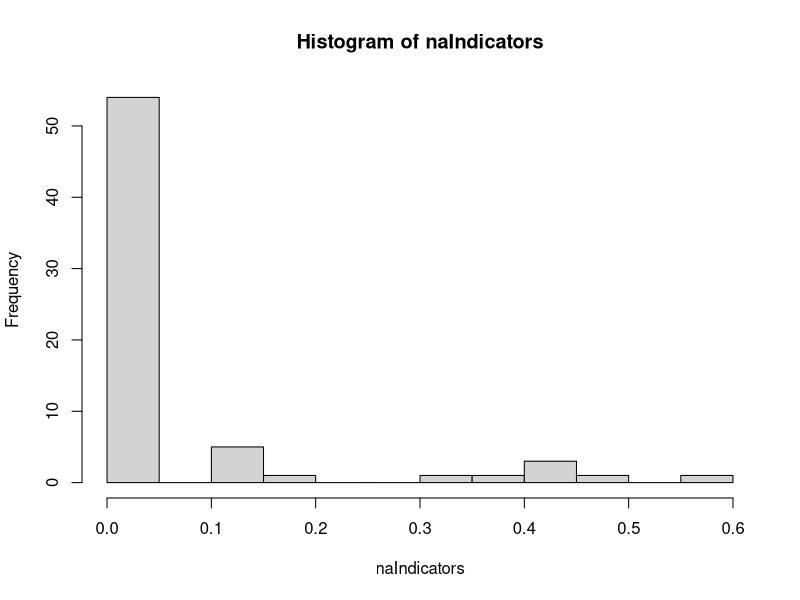
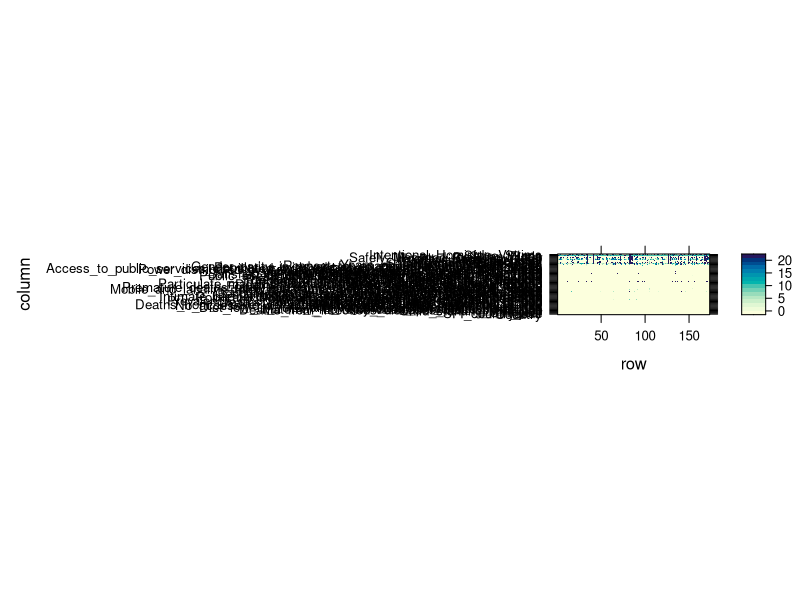
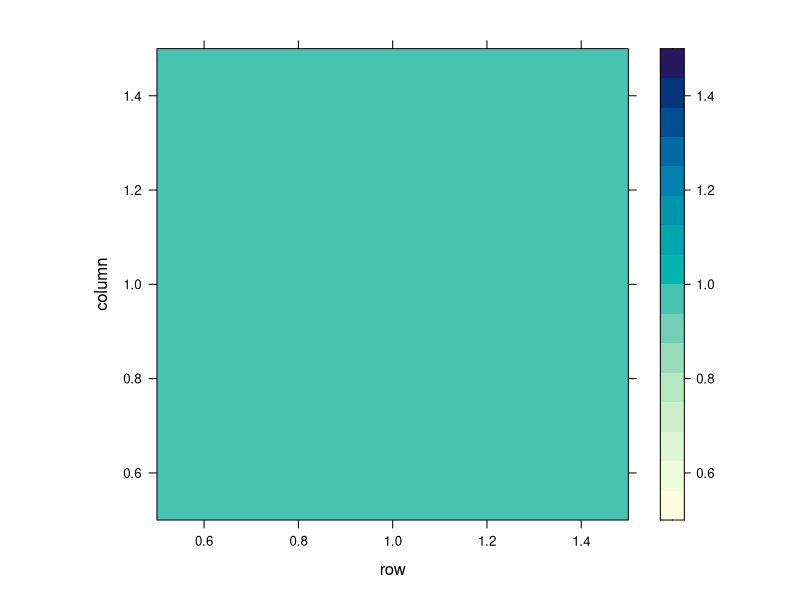
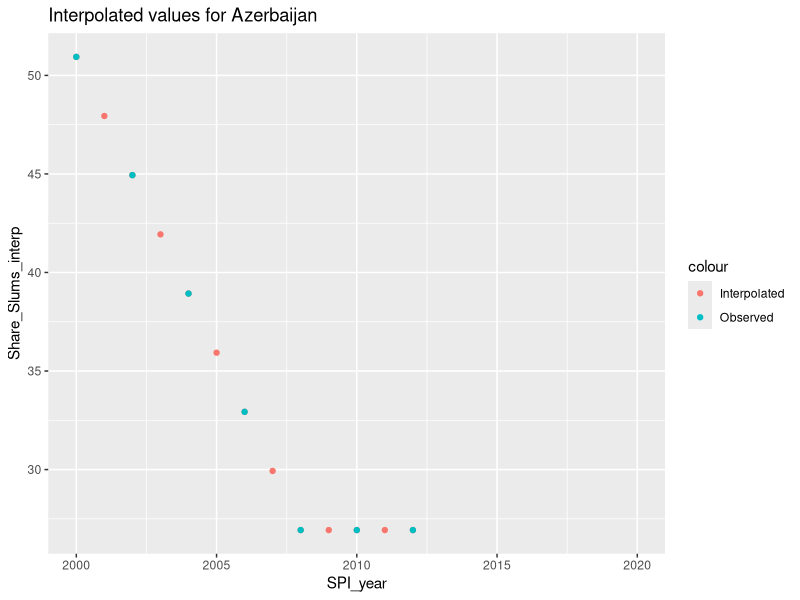

These figures' R source, in order: (Note: this script raises an error after producing the figures.)
#Import libraries 
library(mice)
library(dplyr)
library(lattice)
library(tidyr)

#Load data
data <- read.csv("extendedData.csv")%>%
  select(-X)

#Descriptive analysis -----------------------------------
nYears <- length(unique(data$SPI_year))
nCountries <- length(unique(data$Country))
nIndicators <- length(colnames(data)) - 4 #-identifiers

#Overview of missing data per indicator and per countrye
naIndicators <- data%>%
  is.na()%>%
  colSums()/(nYears*nCountries)
hist(naIndicators,breaks=20)

naOverview <- data%>%
  group_by(Country)%>%
  summarise_all(~sum(is.na(.)))

levelplot(as.matrix(naOverview))


#Correlation matrix of missingness
naData <- as.integer(is.na(data))
levelplot(cor(as.matrix(naData)))

#Iputation of Share slums by linear interpolation ----------------------------------------
#Imputation of Share slums is linear interpolation if surrounding years are observed
library(zoo)
df_interpolated <- data %>%
  group_by(Country) %>%
  arrange(SPI_year) %>%
  mutate(Share_Slums_interp = na.approx(Share_Slums, x = SPI_year, na.rm = FALSE)) %>%
  ungroup()

#Visually inspect interpolations
C <- unique(data$Country)[9]
library(ggplot2)
ggplot()+
  geom_point(data=df_interpolated%>%filter(Country==C),aes(x=SPI_year,y=Share_Slums_interp,color="Interpolated"))+
  geom_point(data=data%>%filter(Country==C),aes(x=SPI_year,y=Share_Slums,color="Observed"))+
  labs(title=paste("Interpolated values for",C))

#Incorporate changes
data <- data %>%
group_by(Country) %>%
  arrange(SPI_year) %>%
  mutate(Share_Slums = na.approx(Share_Slums, x = SPI_year, na.rm = FALSE)) %>%
  ungroup()

#Setup mice for imputations---------------------------------------------------
#Convert data to wide format to include time dependency
indicator_list <- colnames(data)[5:ncol(data)]
data_wide <- data %>%
  pivot_wider(names_from = SPI_year, values_from = all_of(indicator_list), names_sep = "yearID")

#Initialize predictor matrix excluding categorical values
pred <- quickpred(data_wide,
                  mincor=0.6,
                  minpuc =0.9,
                  method = "pearson",
                  exclude = c("Country_0","SPI_countrycode_1")
)
table(rowSums(pred)) #100-1000 parameters for each model is too much

# library(qgraph)
colors <-rgb(colSums(is.na(data[,c(2,5:length(data))]))>0,
             colSums(is.na(data[,c(2,5:length(data))]))>0,
             colSums(is.na(data[,c(2,5:length(data))]))>0)

par(mfrow=c(1,1))
corr <- cor(data[,5:ncol(data)],use="complete.obs")
labels <- 5:ncol(data)
qgraph(corr, layout="spring",threshold= 0,
       labels=labels,
       vsize=3.5,repulsion=0.75,
       color = colors)
keep <- colnames(data)[c(5,7,12,22,31,33,40,50)]

# #Lighthouse approach
# for (var in rownames(pred)) {
#   #Disregard variables without missing values
#   if (sum(pred[var,]) == 0) {next}
#   #Disregard non numeric columns
#   if (var == "Country_0" || var == "SPI_countrycode_1" || var =="Region_3") {next}
# 
#   #Exclude all variables from other years
#   var_name <- substr(var,1,nchar(var)-4)
#   year <- substr(var,nchar(var)-3,nchar(var))
#   othr_yrs <- grep(paste0("*",year),rownames(pred), invert=TRUE)
#   pred[var,othr_yrs] <-0
# 
#   #Set up lighthouse
#   if (as.numeric(year)%% 2 ==1){
#     var_othr_yrs <- paste0(var_name,c(2000:year)) #If uneven predict without lighthouse
#   } else{
#     var_othr_yrs <- paste0(var_name,c(2000:year,2020)) #If even predict with lighthouse
#   }
#   if(year ==2020){
#     var_othr_yrs <- var_othr_yrs[rep(c(FALSE,TRUE),10)] # use uneven years to predict lighthouse
#   }
# 
#   if(var_name %in% c("Vulnerable_employment_43yearID","Protein_supply_58yearID")){
#     var_othr_yrs <- paste0(var_name,c(2000:year))
#   }
# 
#   pred[var,var_othr_yrs] <- 1
#   pred[var,var] <- 0
# 
#   #Include "keep" variables for the current year
#   pred[var,paste0(keep,"yearID",as.integer(year))] <- 1
# 
# }

#Moving time window
for (var in rownames(pred)) {
  #Disregard variables without missing values
  if (sum(is.na(data_wide[,var])) == 0) {next}
  #Disregard non numeric columns
  if (var == "Country_0" || var == "SPI_countrycode_1" || var =="Region_3") {next}
  
  #Exclude all variables from other years
  var_name <- substr(var,1,nchar(var)-4)
  year <- substr(var,nchar(var)-3,nchar(var))
  othr_yrs <- grep(paste0("*",year),rownames(pred), invert=TRUE)
  pred[var,othr_yrs] <-0
  
  #Set up MTW
  # if (var_name %in% c(,
  #                     "Hospital_Beds_per_1000")
  var_othr_yrs <- paste0(var_name,c(max(c(2000,as.integer(year)-1)),min(c(as.integer(year)+1,2020))))
  
  
  
  
  
  
  #include in predictor matrix
  pred[var,var_othr_yrs] <- 1
  pred[var,var] <- 0
  
  #Include "keep" variables for the current year
  pred[var,paste0(keep,"yearID",as.integer(year))] <- 1
  
}


# #Variables cannot have more predictors than observations
# for (var in colnames(data_wide)) {
#   n_obs <- sum(!is.na(data_wide[[var]]))  # number of observed values for this var
#   predictors <- which(pred[var, ] == 1)   # current predictors
#   
#   if (length(predictors) > n_obs) {
#     # Compute absolute correlations with the target variable (only on observed rows)
#     cor_vals <- sapply(predictors, function(p) {
#       target <- data_wide[[var]]
#       predictor <- data_wide[[p]]
#       cor(target, predictor, use = "pairwise.complete.obs")
#     })
#     
#     # Select top n_obs predictors with highest absolute correlation
#     best_preds <- predictors[order(abs(cor_vals), decreasing = TRUE)][1:n_obs]
#     
#     # Update predictor matrix
#     pred[var, ] <- 0
#     pred[var, best_preds] <- 1
#   }
# }
#Avoid using the categorical variables as predictors
pred[, "Country"] <- 0
pred[, "SPI_countrycode"] <- 0
table(rowSums(pred))

#colnames(pred)[which(pred["Prim_School_EnrollyearID2014", ] == 1)]


table(rowSums(pred))

#Prepare imputation 
ini <- mice(data_wide,pred=pred,maxit=0)
ini$loggedEvents
unique(ini$loggedEvents[,"meth"]) 
ini$loggedEvents[ini$loggedEvents[,"meth"]=="constant",] #Primary school 2020 has no observations, must be imputed in long format

#Post processing not necessary as we use pmm
post <- ini$post

#Every indicator should be imputed using pmm, unless number number of donors is too small
meth <- ini$method
meth[] <- "pmm"

#Primary school enrollment is missing donors 
# meth[grep("Prim",rownames(data.frame(meth)))] <- "norm"
# c(min(data$Prim_School_Enroll,na.rm=TRUE),max(data$Prim_School_Enroll,na.rm=TRUE))
# post[grep("Prim",rownames(data.frame(post)))] <- "imp[[j]][,i] <- squeeze(imp[[j]][,i],bounds=c(26.82781, 99.95587))"
# pred[c("Prim_School_EnrollyearID2019","Prim_School_EnrollyearID2020"),] <- 0 #Do not predict years that lack observations
# meth ["Prim_School_EnrollyearID2019"] <- "norm.nob"
# pred ["Prim_School_EnrollyearID2019", ] <- 0
# pred ["Prim_School_EnrollyearID2019",c("Prim_School_EnrollyearID2018",
#                                        "Prim_School_EnrollyearID2017")] <- 1
meth ["Prim_School_EnrollyearID2019"] <- ""
pred [ ,"Prim_School_EnrollyearID2019"] <- 0

#Set seed
seed <- 123

m <- 15
maxit <- 15
imp<- mice(data_wide,
           defaultMethod = c("pmm", "logreg", "polyreg", "polr"),
           pred = pred,
           seed = seed,
           maxit = maxit,
           m = m,
           method = meth,
           post = post,
           print = TRUE,
           remove.collinear = FALSE #FALSE = columns are not automatically deleted due to high correlation, which happens in adjacent years
           )  

unique(imp$loggedEvents[,"meth"])
imp$loggedEvents[imp$loggedEvents[,"meth"]=="pmm",]  #Some targets have their predictors removed due to collinearity
nrow(imp$loggedEvents)
#Get one iteration of one imputation
check <- imp$loggedEvents[imp$loggedEvents[,"im"]==1,]
nrow(check) #377
overview <- imp$loggedEvents

#Check if there are any NAs left, there should be 173*21=3633
173*21

#Inspect quality of the imputations -------------------------------------------------

#Convergence plots
NAlist <-  colnames(data_wide)[colSums(is.na(data_wide))>0]
i<-1
##Loop does not work - plot -save command must be copy-pasted into console repeatedly
# while (i < length(NAlist)){
#   print(i)
plot(imp, NAlist[i:(i+17)],layout=c(6,6))
#   dev.copy(file=paste0("Ch",i,".png"),device=png, bg="white", width=1764, height = 784) 
#   graphics.off()
i <- i + 18


complete_wide <- complete(imp,"long")

#Convert back to long format
complete_long <- complete_wide %>%
  pivot_longer(
    cols = -c("Country","SPI_countrycode","Region",".imp",".id"),  # Keep these as identifier columns
    names_to = c(".value", "SPI_year"),  # Split names into variable and year
    names_sep = "yearID"  # Separator used in pivot_wider
  ) %>%
  mutate(SPI_year = as.integer(SPI_year))

complete_long
nrow(complete_long)/m
ncol(complete_long) #Two more columns are added in imputation
colSums(is.na(complete_long))

#Visualize imputations
var <- colnames(data)[57]
var  # variable of interest

ggplot(
  complete_long[complete_long$Country %in% unique(data$Country[which(is.na(data[,var]))]),],
  aes(x = SPI_year, y = !!sym(var), group = .imp)
) +
  #geom_point(alpha = 0.3) +
  geom_line(alpha = 0.15, color="blue") +
  geom_line(data=data[data$Country %in% unique(data$Country[which(is.na(data[,var]))]),]%>%
              mutate(.imp=0), alpha = 1, lwd=0.9,color="black") +
  facet_wrap(~ Country) +
  labs(color = "Imputation") +
  theme_minimal() +
  ylim(
    min(complete_long[[var]], na.rm = TRUE),
    max(complete_long[[var]], na.rm = TRUE)
  )







#Impute remaining values in long format
complete2 <- complete_long
for (i in 1:m){
  df <- complete2[complete2$.imp==i,]%>%
    group_by(Country) %>%        # replace with your grouping variable(s)
    arrange(SPI_year, .by_group = TRUE) %>%  # optional: ensure proper order
    mutate(PSE_lag = lag(Prim_School_Enroll,2)) %>%
    ungroup()
  pred_long <- quickpred(df)
  pred_long[,"Country"] <- 0
  pred_long["Prim_School_Enroll","PSE_lag"] <- 1
  ini_long <- mice(df,maxit=0)
  meth_long <- ini_long$method
  meth_long["PSE_lag"] <- ""
  # ini_long$post["PSE_lag"] <- "imp[[j]] <- ave(imp[[j]], imp$Country, FUN = function(x) dplyr::lag(x))"
  imp_long <- mice(df,
                   pred = pred_long,
                   method = meth_long,
                   post = ini_long$post,
                   m=1,
                   maxit=7)
  new_data <- complete(imp_long, "long")
  new_data[,".imp"] <- i
  new_data <- new_data %>%
    select(-PSE_lag)
  complete2[complete2$.imp==i,] <- new_data
}


#Visualize imputations, #Lags could be included 
ggplot(
  complete2[complete2$Country %in% unique(data$Country[which(is.na(data[,var]))]),],
  aes(x = SPI_year, y = !!sym(var), group = .imp)
) +
  #geom_point(alpha = 0.3) +
  geom_line(alpha = 0.15, color="blue") +
  geom_line(data=data[data$Country %in% unique(data$Country[which(is.na(data[,var]))]),]%>%
              mutate(.imp=0), alpha = 1, lwd=0.9,color="black") +
  facet_wrap(~ Country) +
  labs(color = "Imputation") +
  theme_minimal() +
  ylim(
    min(complete_long[[var]], na.rm = TRUE),
    max(complete_long[[var]], na.rm = TRUE)
  )


#Save imputed data
write.csv(complete2, "ImputedDataLag1Lead1.csv")
